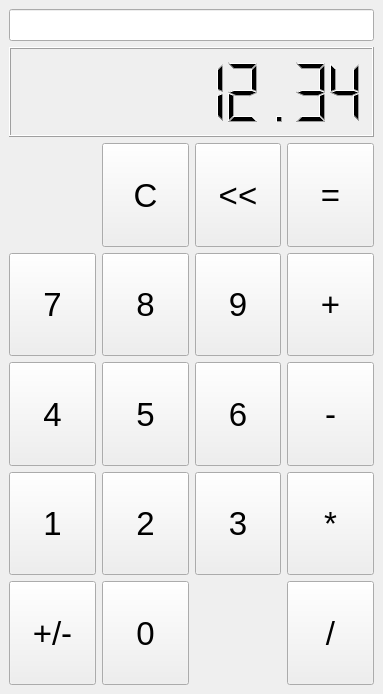
<?xml version="1.0" encoding="UTF-8"?>
<ui version="4.0">
 <class>MainWindow</class>
 <widget class="QMainWindow" name="MainWindow">
  <property name="geometry">
   <rect>
    <x>0</x>
    <y>0</y>
    <width>383</width>
    <height>694</height>
   </rect>
  </property>
  <property name="sizePolicy">
   <sizepolicy hsizetype="Preferred" vsizetype="Preferred">
    <horstretch>0</horstretch>
    <verstretch>0</verstretch>
   </sizepolicy>
  </property>
  <property name="windowTitle">
   <string>MainWindow</string>
  </property>
  <widget class="QWidget" name="centralwidget">
   <layout class="QVBoxLayout" name="verticalLayout">
    <item>
     <widget class="QLineEdit" name="lineResult">
      <property name="font">
       <font>
        <pointsize>15</pointsize>
       </font>
      </property>
      <property name="text">
       <string/>
      </property>
      <property name="alignment">
       <set>Qt::AlignRight|Qt::AlignTrailing|Qt::AlignVCenter</set>
      </property>
      <property name="readOnly">
       <bool>true</bool>
      </property>
     </widget>
    </item>
    <item>
     <widget class="QLCDNumber" name="lcdOperand">
      <property name="minimumSize">
       <size>
        <width>0</width>
        <height>90</height>
       </size>
      </property>
      <property name="digitCount">
       <number>10</number>
      </property>
      <property name="value" stdset="0">
       <double>12.340000000000000</double>
      </property>
     </widget>
    </item>
    <item>
     <layout class="QGridLayout" name="gridLayout">
      <item row="2" column="3">
       <widget class="QPushButton" name="Button_Minus">
        <property name="sizePolicy">
         <sizepolicy hsizetype="Expanding" vsizetype="Expanding">
          <horstretch>0</horstretch>
          <verstretch>0</verstretch>
         </sizepolicy>
        </property>
        <property name="minimumSize">
         <size>
          <width>60</width>
          <height>60</height>
         </size>
        </property>
        <property name="font">
         <font>
          <pointsize>25</pointsize>
         </font>
        </property>
        <property name="text">
         <string>-</string>
        </property>
       </widget>
      </item>
      <item row="2" column="2">
       <widget class="QPushButton" name="Button_6">
        <property name="sizePolicy">
         <sizepolicy hsizetype="Expanding" vsizetype="Expanding">
          <horstretch>0</horstretch>
          <verstretch>0</verstretch>
         </sizepolicy>
        </property>
        <property name="minimumSize">
         <size>
          <width>60</width>
          <height>60</height>
         </size>
        </property>
        <property name="font">
         <font>
          <pointsize>25</pointsize>
         </font>
        </property>
        <property name="text">
         <string>6</string>
        </property>
       </widget>
      </item>
      <item row="0" column="2">
       <widget class="QPushButton" name="Button_Backspase">
        <property name="sizePolicy">
         <sizepolicy hsizetype="Expanding" vsizetype="Expanding">
          <horstretch>0</horstretch>
          <verstretch>0</verstretch>
         </sizepolicy>
        </property>
        <property name="minimumSize">
         <size>
          <width>60</width>
          <height>60</height>
         </size>
        </property>
        <property name="font">
         <font>
          <pointsize>25</pointsize>
         </font>
        </property>
        <property name="text">
         <string>&lt;&lt;</string>
        </property>
       </widget>
      </item>
      <item row="3" column="3">
       <widget class="QPushButton" name="Button_Mult">
        <property name="sizePolicy">
         <sizepolicy hsizetype="Expanding" vsizetype="Expanding">
          <horstretch>0</horstretch>
          <verstretch>0</verstretch>
         </sizepolicy>
        </property>
        <property name="minimumSize">
         <size>
          <width>60</width>
          <height>60</height>
         </size>
        </property>
        <property name="font">
         <font>
          <pointsize>25</pointsize>
         </font>
        </property>
        <property name="text">
         <string>*</string>
        </property>
       </widget>
      </item>
      <item row="3" column="0">
       <widget class="QPushButton" name="Button_1">
        <property name="sizePolicy">
         <sizepolicy hsizetype="Expanding" vsizetype="Expanding">
          <horstretch>0</horstretch>
          <verstretch>0</verstretch>
         </sizepolicy>
        </property>
        <property name="minimumSize">
         <size>
          <width>60</width>
          <height>60</height>
         </size>
        </property>
        <property name="font">
         <font>
          <pointsize>25</pointsize>
         </font>
        </property>
        <property name="text">
         <string>1</string>
        </property>
       </widget>
      </item>
      <item row="2" column="0">
       <widget class="QPushButton" name="Button_4">
        <property name="sizePolicy">
         <sizepolicy hsizetype="Expanding" vsizetype="Expanding">
          <horstretch>0</horstretch>
          <verstretch>0</verstretch>
         </sizepolicy>
        </property>
        <property name="minimumSize">
         <size>
          <width>60</width>
          <height>60</height>
         </size>
        </property>
        <property name="font">
         <font>
          <pointsize>25</pointsize>
         </font>
        </property>
        <property name="text">
         <string>4</string>
        </property>
       </widget>
      </item>
      <item row="1" column="1">
       <widget class="QPushButton" name="Button_8">
        <property name="sizePolicy">
         <sizepolicy hsizetype="Expanding" vsizetype="Expanding">
          <horstretch>0</horstretch>
          <verstretch>0</verstretch>
         </sizepolicy>
        </property>
        <property name="minimumSize">
         <size>
          <width>60</width>
          <height>60</height>
         </size>
        </property>
        <property name="font">
         <font>
          <pointsize>25</pointsize>
         </font>
        </property>
        <property name="text">
         <string>8</string>
        </property>
       </widget>
      </item>
      <item row="1" column="0">
       <widget class="QPushButton" name="Button_7">
        <property name="sizePolicy">
         <sizepolicy hsizetype="Expanding" vsizetype="Expanding">
          <horstretch>0</horstretch>
          <verstretch>0</verstretch>
         </sizepolicy>
        </property>
        <property name="minimumSize">
         <size>
          <width>60</width>
          <height>60</height>
         </size>
        </property>
        <property name="font">
         <font>
          <pointsize>25</pointsize>
         </font>
        </property>
        <property name="text">
         <string>7</string>
        </property>
       </widget>
      </item>
      <item row="3" column="1">
       <widget class="QPushButton" name="Button_2">
        <property name="sizePolicy">
         <sizepolicy hsizetype="Expanding" vsizetype="Expanding">
          <horstretch>0</horstretch>
          <verstretch>0</verstretch>
         </sizepolicy>
        </property>
        <property name="minimumSize">
         <size>
          <width>60</width>
          <height>60</height>
         </size>
        </property>
        <property name="font">
         <font>
          <pointsize>25</pointsize>
         </font>
        </property>
        <property name="text">
         <string>2</string>
        </property>
       </widget>
      </item>
      <item row="3" column="2">
       <widget class="QPushButton" name="Button_3">
        <property name="sizePolicy">
         <sizepolicy hsizetype="Expanding" vsizetype="Expanding">
          <horstretch>0</horstretch>
          <verstretch>0</verstretch>
         </sizepolicy>
        </property>
        <property name="minimumSize">
         <size>
          <width>60</width>
          <height>60</height>
         </size>
        </property>
        <property name="font">
         <font>
          <pointsize>25</pointsize>
         </font>
        </property>
        <property name="text">
         <string>3</string>
        </property>
       </widget>
      </item>
      <item row="1" column="2">
       <widget class="QPushButton" name="Button_9">
        <property name="sizePolicy">
         <sizepolicy hsizetype="Expanding" vsizetype="Expanding">
          <horstretch>0</horstretch>
          <verstretch>0</verstretch>
         </sizepolicy>
        </property>
        <property name="minimumSize">
         <size>
          <width>60</width>
          <height>60</height>
         </size>
        </property>
        <property name="font">
         <font>
          <pointsize>25</pointsize>
         </font>
        </property>
        <property name="text">
         <string>9</string>
        </property>
       </widget>
      </item>
      <item row="2" column="1">
       <widget class="QPushButton" name="Button_5">
        <property name="sizePolicy">
         <sizepolicy hsizetype="Expanding" vsizetype="Expanding">
          <horstretch>0</horstretch>
          <verstretch>0</verstretch>
         </sizepolicy>
        </property>
        <property name="minimumSize">
         <size>
          <width>60</width>
          <height>60</height>
         </size>
        </property>
        <property name="font">
         <font>
          <pointsize>25</pointsize>
         </font>
        </property>
        <property name="text">
         <string>5</string>
        </property>
       </widget>
      </item>
      <item row="4" column="0">
       <widget class="QPushButton" name="Button_Sign">
        <property name="sizePolicy">
         <sizepolicy hsizetype="Expanding" vsizetype="Expanding">
          <horstretch>0</horstretch>
          <verstretch>0</verstretch>
         </sizepolicy>
        </property>
        <property name="minimumSize">
         <size>
          <width>60</width>
          <height>60</height>
         </size>
        </property>
        <property name="font">
         <font>
          <pointsize>25</pointsize>
         </font>
        </property>
        <property name="text">
         <string>+/-</string>
        </property>
       </widget>
      </item>
      <item row="4" column="1">
       <widget class="QPushButton" name="Button_0">
        <property name="sizePolicy">
         <sizepolicy hsizetype="Expanding" vsizetype="Expanding">
          <horstretch>0</horstretch>
          <verstretch>0</verstretch>
         </sizepolicy>
        </property>
        <property name="minimumSize">
         <size>
          <width>60</width>
          <height>60</height>
         </size>
        </property>
        <property name="font">
         <font>
          <pointsize>25</pointsize>
         </font>
        </property>
        <property name="text">
         <string>0</string>
        </property>
       </widget>
      </item>
      <item row="4" column="3">
       <widget class="QPushButton" name="Button_Div">
        <property name="sizePolicy">
         <sizepolicy hsizetype="Expanding" vsizetype="Expanding">
          <horstretch>0</horstretch>
          <verstretch>0</verstretch>
         </sizepolicy>
        </property>
        <property name="minimumSize">
         <size>
          <width>60</width>
          <height>60</height>
         </size>
        </property>
        <property name="font">
         <font>
          <pointsize>25</pointsize>
         </font>
        </property>
        <property name="text">
         <string>/</string>
        </property>
       </widget>
      </item>
      <item row="1" column="3">
       <widget class="QPushButton" name="Button_Plus">
        <property name="sizePolicy">
         <sizepolicy hsizetype="Expanding" vsizetype="Expanding">
          <horstretch>0</horstretch>
          <verstretch>0</verstretch>
         </sizepolicy>
        </property>
        <property name="minimumSize">
         <size>
          <width>60</width>
          <height>60</height>
         </size>
        </property>
        <property name="font">
         <font>
          <pointsize>25</pointsize>
         </font>
        </property>
        <property name="text">
         <string>+</string>
        </property>
       </widget>
      </item>
      <item row="0" column="3">
       <widget class="QPushButton" name="Button_Equal">
        <property name="sizePolicy">
         <sizepolicy hsizetype="Expanding" vsizetype="Expanding">
          <horstretch>0</horstretch>
          <verstretch>0</verstretch>
         </sizepolicy>
        </property>
        <property name="minimumSize">
         <size>
          <width>60</width>
          <height>60</height>
         </size>
        </property>
        <property name="font">
         <font>
          <pointsize>25</pointsize>
         </font>
        </property>
        <property name="text">
         <string>=</string>
        </property>
       </widget>
      </item>
      <item row="0" column="1">
       <widget class="QPushButton" name="Button_Clear">
        <property name="sizePolicy">
         <sizepolicy hsizetype="Expanding" vsizetype="Expanding">
          <horstretch>0</horstretch>
          <verstretch>0</verstretch>
         </sizepolicy>
        </property>
        <property name="minimumSize">
         <size>
          <width>60</width>
          <height>60</height>
         </size>
        </property>
        <property name="font">
         <font>
          <pointsize>25</pointsize>
         </font>
        </property>
        <property name="text">
         <string>C</string>
        </property>
       </widget>
      </item>
     </layout>
    </item>
   </layout>
  </widget>
 </widget>
 <resources/>
 <connections/>
</ui>
